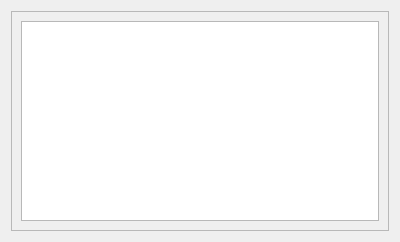
<?xml version="1.0" encoding="UTF-8"?>
<ui version="4.0">
 <class>objectListWidget</class>
 <widget class="QWidget" name="objectListWidget">
  <property name="geometry">
   <rect>
    <x>0</x>
    <y>0</y>
    <width>400</width>
    <height>242</height>
   </rect>
  </property>
  <property name="windowTitle">
   <string>Form</string>
  </property>
  <layout class="QGridLayout" name="gridLayout">
   <item row="0" column="0">
    <widget class="QScrollArea" name="scrollArea">
     <property name="widgetResizable">
      <bool>true</bool>
     </property>
     <widget class="QWidget" name="scrollAreaWidgetContents">
      <property name="geometry">
       <rect>
        <x>0</x>
        <y>0</y>
        <width>380</width>
        <height>222</height>
       </rect>
      </property>
      <layout class="QGridLayout" name="gridLayout_2">
       <item row="0" column="0">
        <layout class="QVBoxLayout" name="verticalLayout">
         <item>
          <widget class="QListView" name="listView">
           <property name="editTriggers">
            <set>QAbstractItemView::NoEditTriggers</set>
           </property>
          </widget>
         </item>
        </layout>
       </item>
      </layout>
     </widget>
    </widget>
   </item>
  </layout>
 </widget>
 <resources/>
 <connections>
  <connection>
   <sender>listView</sender>
   <signal>clicked(QModelIndex)</signal>
   <receiver>objectListWidget</receiver>
   <slot>selectIndex(QModelIndex)</slot>
   <hints>
    <hint type="sourcelabel">
     <x>199</x>
     <y>120</y>
    </hint>
    <hint type="destinationlabel">
     <x>199</x>
     <y>120</y>
    </hint>
   </hints>
  </connection>
 </connections>
 <slots>
  <slot>selectIndex(QModelIndex)</slot>
 </slots>
</ui>
